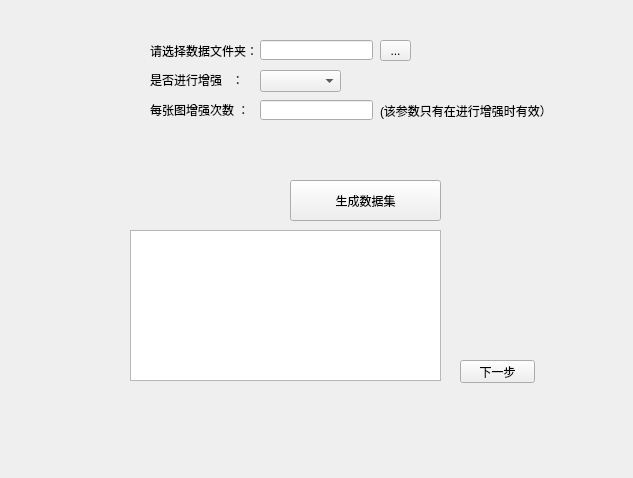
<?xml version="1.0" encoding="UTF-8"?>
<ui version="4.0">
 <class>Detect_train_dataset</class>
 <widget class="QWidget" name="Detect_train_dataset">
  <property name="geometry">
   <rect>
    <x>0</x>
    <y>0</y>
    <width>633</width>
    <height>478</height>
   </rect>
  </property>
  <property name="windowTitle">
   <string>Creating Detect Dataset</string>
  </property>
  <widget class="QLabel" name="label">
   <property name="geometry">
    <rect>
     <x>150</x>
     <y>40</y>
     <width>121</width>
     <height>21</height>
    </rect>
   </property>
   <property name="text">
    <string>请选择数据文件夹：</string>
   </property>
  </widget>
  <widget class="QPlainTextEdit" name="plainTextEdit">
   <property name="geometry">
    <rect>
     <x>130</x>
     <y>230</y>
     <width>311</width>
     <height>151</height>
    </rect>
   </property>
  </widget>
  <widget class="QPushButton" name="pushButton_creat_detect_dataset">
   <property name="geometry">
    <rect>
     <x>290</x>
     <y>180</y>
     <width>151</width>
     <height>41</height>
    </rect>
   </property>
   <property name="text">
    <string>生成数据集</string>
   </property>
  </widget>
  <widget class="QComboBox" name="comboBox_augment">
   <property name="geometry">
    <rect>
     <x>260</x>
     <y>70</y>
     <width>81</width>
     <height>22</height>
    </rect>
   </property>
   <property name="currentIndex">
    <number>-1</number>
   </property>
   <item>
    <property name="text">
     <string>True</string>
    </property>
   </item>
   <item>
    <property name="text">
     <string>False</string>
    </property>
   </item>
  </widget>
  <widget class="QLineEdit" name="detect_inputdata_path">
   <property name="geometry">
    <rect>
     <x>260</x>
     <y>40</y>
     <width>113</width>
     <height>20</height>
    </rect>
   </property>
   <property name="text">
    <string/>
   </property>
  </widget>
  <widget class="QToolButton" name="toolButton_select_inputdata_dir">
   <property name="geometry">
    <rect>
     <x>380</x>
     <y>40</y>
     <width>31</width>
     <height>21</height>
    </rect>
   </property>
   <property name="text">
    <string>...</string>
   </property>
  </widget>
  <widget class="QLabel" name="label_3">
   <property name="geometry">
    <rect>
     <x>150</x>
     <y>70</y>
     <width>101</width>
     <height>20</height>
    </rect>
   </property>
   <property name="text">
    <string>是否进行增强   ：</string>
   </property>
  </widget>
  <widget class="QPushButton" name="pushButton_next">
   <property name="geometry">
    <rect>
     <x>460</x>
     <y>360</y>
     <width>75</width>
     <height>23</height>
    </rect>
   </property>
   <property name="text">
    <string>下一步</string>
   </property>
  </widget>
  <widget class="QLabel" name="label_4">
   <property name="geometry">
    <rect>
     <x>150</x>
     <y>100</y>
     <width>101</width>
     <height>20</height>
    </rect>
   </property>
   <property name="text">
    <string>每张图增强次数 ：</string>
   </property>
  </widget>
  <widget class="QLineEdit" name="lineEdit_augmentNb">
   <property name="geometry">
    <rect>
     <x>260</x>
     <y>100</y>
     <width>113</width>
     <height>20</height>
    </rect>
   </property>
  </widget>
  <widget class="QLabel" name="label_2">
   <property name="geometry">
    <rect>
     <x>380</x>
     <y>100</y>
     <width>181</width>
     <height>21</height>
    </rect>
   </property>
   <property name="text">
    <string>(该参数只有在进行增强时有效）</string>
   </property>
   <property name="textFormat">
    <enum>Qt::AutoText</enum>
   </property>
  </widget>
 </widget>
 <resources/>
 <connections/>
</ui>
